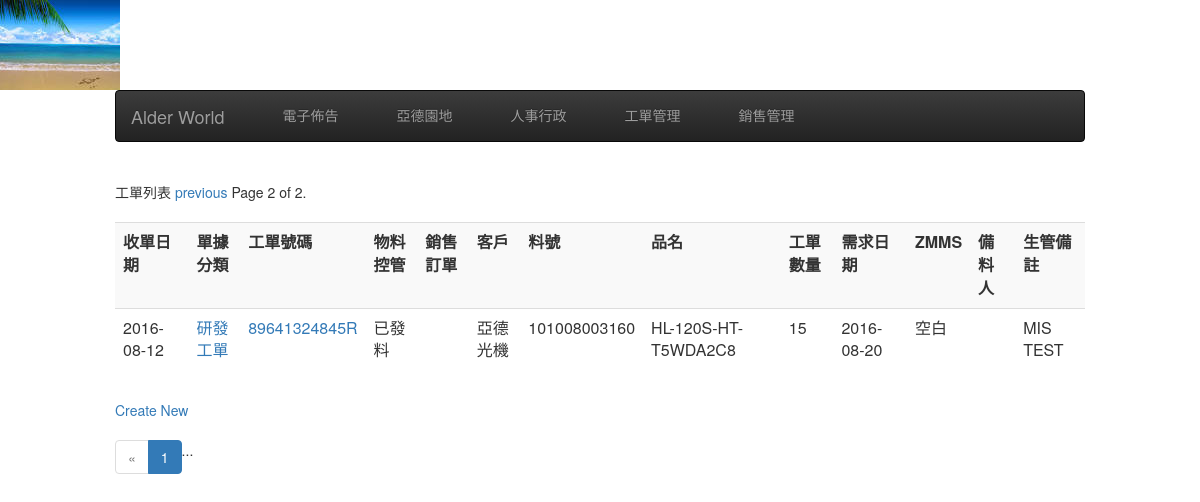
Screenshot of /dpsed/?page=2 with the database file from the repository.
### dpsed/models.py (models this page shows, shortened)
class WorkOrder(models.Model):
    category = models.ForeignKey(OrderCategory, limit_choices_to={'invalid': False} )
    zmms = models.ForeignKey(ZmmsOption, blank=True, null=True) #models.CharField(max_length=30, blank=True, null=True)
    recevice_date = models.DateField(default=timezone.now) #models.DateField(auto_now_add =True) #  收單日
    material_ctrl = models.ForeignKey(MaterialCtrlOption, blank=True, null=True) #models.CharField(max_length=30, blank=True, null=True) #物料控管
    ships_order = models.CharField(max_length=16, null=True, blank=True) # SAP訂單號碼
    customer = models.ForeignKey(Customer) #客戶編號
    work_order = models.CharField(max_length=16, null=False, blank=False, unique=True) # SAP工單號碼
    product = models.ForeignKey(Product) #  SAP料號
    ord_amount = models.IntegerField(default=1, blank=False, null=False) # 數量
    deliverly = models.DateField(blank=True, null=True) #  業務交期
    material_ready_date = models.DateField(blank=True, null=True) #  齊料日
    estimated_finish = models.DateField(blank=True, null=True) # 預計完工日
    reuqest_user = models.CharField(max_length=16, null=False, blank=False) # 申請人
    material_duty = models.CharField(max_length=16, null=False, blank=False) # 備料人
    manage_memo = models.TextField(blank=True, null=True) # 生管備註
    create_at = models.DateTimeField(auto_now_add=True, auto_now =False)
    modify = models.DateTimeField(auto_now_add=False, auto_now =True)
    def get_absoulte_url(self):
        return "/dpsed/detail/%s/" %( str(self.id) )

class OrderCategory(models.Model):
    description = models.CharField(max_length=36, null=False, blank=False)
    order_squence = models.IntegerField(default=1000, null=False, blank=False)
    invalid = models.BooleanField(default=False)
    def __str__(self):
        return self.description

class MaterialCtrlOption(models.Model):
    description = models.CharField(max_length=36, null=False, blank=False)
    invalid = models.BooleanField(default=False)
    def __str__(self):
        return self.description

class Customer(models.Model):
    sap_no = models.CharField(max_length=36, null=True, blank=True)
    title = models.CharField(max_length=36, null=False, blank=False)
    address = models.CharField(max_length=100, null=True, blank=True)
    contect = models.CharField(max_length=100, null=True, blank=True)
    phone = models.CharField(max_length=100, null=True, blank=True)
    phone_ext  = models.CharField(max_length=100, null=True, blank=True)
    faxno = models.CharField(max_length=100, null=True, blank=True)
    email = models.EmailField(max_length=100, null=True, blank=True)
    invalid = models.BooleanField(default=True)
    create_at = models.DateTimeField(auto_now_add=True, auto_now =False)
    modify = models.DateTimeField(auto_now_add=False, auto_now =True)

class Product(models.Model):
    sap_no = models.CharField(max_length=36, null=False, blank=False) # SAP料號
    product_desc = models.CharField(max_length=36, null=False, blank=False) # 品名
    specification = models.CharField(max_length=100, null=False, blank=False) # 規格
    cycle_status = models.ForeignKey(CycleStatus) # 料品狀態
    create_at = models.DateTimeField(auto_now_add=True, auto_now =False) #
    modify = models.DateTimeField(auto_now_add=False, auto_now =True) #

class ZmmsOption(models.Model):
    description = models.CharField(max_length=36, null=False, blank=False)
    invalid = models.BooleanField(default=False)
    def __str__(self):
        return self.description

### dpsed/views.py (the view)
def dps_list(request):
    title = "工單列表"
    queryset_list = WorkOrder.objects.all()
    paginator = Paginator(queryset_list, 10) # Show 10 contacts per page
    page = request.GET.get('page')
    try:
        queryset = paginator.page(page)
    except PageNotAnInteger:
        queryset = paginator.page(1)
    except EmptyPage:
        queryset = paginator.page(paginator.num_pages)
    return render(request, "dpsed_list.html", locals())

### templates/dpsed_list.html (shortened to what this page needs)
{% extends "base.html" %}
{% block content  %}
  <div class="pagination">
      <span>{{ title }}</span>
      <span class="step-links">
          {% if queryset.has_previous %}
              <a href="?page={{ queryset.previous_page_number }}">previous</a>
          {% endif %}
          <span class="current">
              Page {{ queryset.number }} of {{ queryset.paginator.num_pages }}.
          </span>
      </span>
  </div>
<div>
<table class="table table-striped" >
  <tr>
    <th>收單日期</th>
    <th>單據分類</th>
    <th>工單號碼</th>
    <th>物料控管</th>
    <th>銷售訂單</th>
    <th>客戶</th>
    <th>料號</th>
    <th>品名</th>
    <th>工單數量</th>
    <th>需求日期</th>
    <th>ZMMS</th>
    <th>備料人</th>
    <th>生管備註</th>
  </tr>
{% for record in queryset %}
  <tr>
    <td>{{ record.recevice_date | date:"Y-m-d" }}</td>
    <td><a href='{{ record.get_absoulte_url }}'>{{ record.category }}</a></td>
    <td><a href='{{ record.get_absoulte_url }}'>{{ record.work_order }}</a></td>
    <td>{{ record.material_ctrl }}</td>
    <td>{{ record.ships_order }}</td>
    <td>{{ record.customer.title }}</td>
    <td>{{ record.product.sap_no | truncatechars:16 }}</td>
    <td>{{ record.product.product_desc | truncatechars:30 }}</td>
    <td>{{ record.ord_amount }}</td>
    <td>{{ record.deliverly | date:"Y-m-d" }}</td>
    <td>{{ record.zmms }}</td>
    <td>{{ record.material_duty | date:"Y-m-d" }}</td>
    <td>{{ record.manage_memo | linebreaks | truncatechars:30 }}</td>
  </tr>
{% endfor %}
</table>
<div>
    <a href="/dpsed/create/">Create New</a>
</div>
<div>
<div>
  <nav aria-label="...">
  <ul class="pagination">
    <li class="disabled"><a href="#" aria-label="Previous"><span aria-hidden="true">&laquo;</span></a></li>
    <li class="active"><a href="#">1 <span class="sr-only">(current)</span></a></li>
    ...
  </ul>
</nav>
</div>
{% endblock content %}

### rows the page displays
WorkOrder: recevice_date "2016-08-12", category "研發工單", work_order "89641324845R", material_ctrl "已發料", customer "亞德光機", product.sap_no "101008003160", product.product_desc "HL-120S-HT-T5WDA2C8", ord_amount "15", deliverly "2016-08-20", zmms "空白", manage_memo "MIS TEST"

### other values shown
{{ title }} "工單列表"
{{ queryset.number }} "2"
{{ queryset.paginator.num_pages }} "2"
